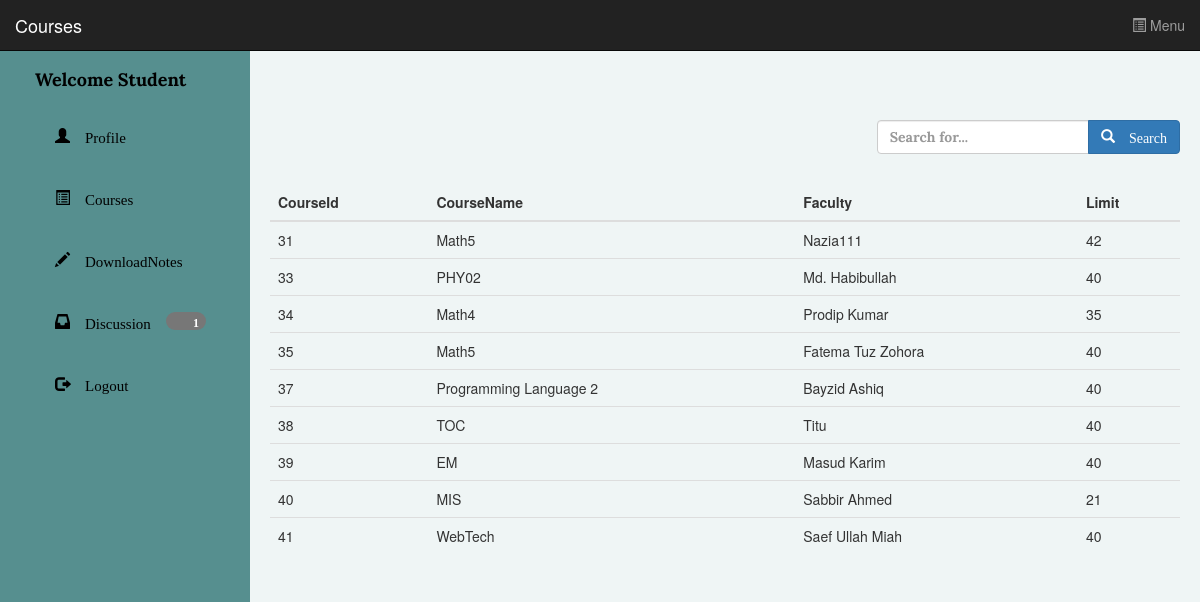
Page /scourse.php on the committed database.
### tables this page shows
CREATE TABLE IF NOT EXISTS `courses` (
`cid` int(222) NOT NULL,
  `cname` varchar(222) NOT NULL,
  `cfaculty` varchar(222) NOT NULL,
  `climit` int(222) NOT NULL
);

### scourse.php (the view, shortened to what this page needs)
<!DOCTYPE html>
<html lang="en">
<head>
    <link href="css/bootstrap.min.css" rel="stylesheet">
    <link href="css/simple-sidebar.css" rel="stylesheet">
    <link rel="stylesheet" type="text/css" href="css/style.css">
</head>
<body style="background-color:#eff5f5;">
<nav class="navbar navbar-inverse navbar-fixed-top" role="navigation">
  <div class="container-fluid">
    <div class="navbar-header">
      <a class="navbar-brand" href="#">Courses</a>
    </div>
    <ul class="nav navbar-nav navbar-right">
      <li>
        <a href="#menu-toggle"id="menu-toggle"><span class="glyphicon glyphicon-list-alt"></span> Menu</a>
        </li>
    </ul>
  </div>
</nav>
    <div id="wrapper">
        <div id="sidebar-wrapper">
            <ul class="sidebar-nav adminlist nav nav-pills nav-stacked">
                <li class="sidebar-brand">
                    <a href="#">
                        Welcome Student
                    </a>
                </li>
                <li>
                    <a href="studentprofile.php"><span class="glyphicon glyphicon-user"> Profile </a>
                </li>
                <li>
                    <a href="scourse.php"><span class="glyphicon glyphicon-list-alt"> Courses</a>
                </li>
                <li>
                    <a href="downnotes.php"><span class="glyphicon glyphicon-pencil"> DownloadNotes</a>
                </li>
                <li>
                    <a href="discuss.php"data-toggle="tooltip" title="Hey!check your inbox"><span class="glyphicon glyphicon-inbox"> Discussion <span class="badge">1</span></a>
                </li>
                <li>
                    <a href="index.php"><span class="glyphicon glyphicon-log-out"> Logout</a>
                </li>
            </ul>
        </div>
        <div id="page-content-wrapper">
            <div class="container-fluid">
                <div class="row adfacultylist">
                    <div class="col-md-8">
                    </div>
                        <div class="col-md-offset-4">
                            <div class="input-group">
                                <input type="text" class="form-control"placeholder="Search for...">
                                <span class="input-group-btn">
                                <button class="btn btn-primary" type="button"><span class="glyphicon glyphicon-search"> Search</button>
                                </span>
                            </div>
                        </div>
                    </div>
                <div class="row">
                  <table class="table table-hover" style="margin-top:30px;">
                    <thead>
                      <tr>
                        <th>CourseId</th>
                        <th>CourseName</th>
                        <th>Faculty</th>
                        <th>Limit</th>
                      </tr>
                    </thead>
      			<tbody>
      				<?php
      				$result=mysql_query("SELECT * from courses");
			          while($row = mysql_fetch_assoc($result))
			          {
						 echo "<tr>";
			              echo "<td>".$row['cid']."</td>";
			              echo "<td>".$row['cname']."</td>";
			              echo "<td>".$row['cfaculty']."</td>";
			              echo "<td>".$row['climit']."</td>";
					}
					?>
        			</tbody>
        			</table>
                </div>
        </div>
        </div>
</body>
</html>

### css/simple-sidebar.css (style rules this page uses)
#wrapper { padding-left: 0; -webkit-transition: all 0.5s ease; -moz-transition: all 0.5s ease; -o-transition: all 0.5s ease; transition: all 0.5s ease; }
#sidebar-wrapper { z-index: 1000; position: fixed; left: 250px; width: 0; height: 100%; margin-left: -250px; overflow-y: auto; background: #000; -webkit-transition: all 0.5s ease; -moz-transition: all 0.5s ease; -o-transition: all 0.5s ease; transition: all 0.5s ease; }
#page-content-wrapper { width: 100%; position: absolute; padding: 15px; }
.sidebar-nav { position: absolute; top: 0; width: 250px; margin: 0; padding: 0; list-style: none; }
.sidebar-nav li { text-indent: 20px; line-height: 40px; }
.sidebar-nav li a { display: block; text-decoration: none; color: #999999; }
.sidebar-nav > .sidebar-brand { height: 65px; font-size: 18px; line-height: 60px; }
.sidebar-nav > .sidebar-brand a { color: #999999; }
@media (min-width:768px) { #wrapper { padding-left: 250px; } }
@media (min-width:768px) { #sidebar-wrapper { width: 250px; } }
@media (min-width:768px) { #page-content-wrapper { padding: 20px; position: relative; } }

### css/style.css (style rules this page uses)
#sidebar-wrapper { background-color: #3366ff; }
#sidebar-wrapper li a { color: black; }
.adminlist { margin-top: 40px; }
#sidebar-wrapper { background-color: #568f8f; font-weight: bold; font-family: 'Lora', serif; font-size: 15px; }
.adfacultylist { margin-top: 100px; font-size: 15px; font-weight: bold; font-family: 'Lora', serif; }

### rows in the picture
courses: cid "31", cname "Math5", cfaculty "Nazia111", climit "42"
courses: cid "33", cname "PHY02", cfaculty "Md. Habibullah", climit "40"
courses: cid "34", cname "Math4", cfaculty "Prodip Kumar", climit "35"
courses: cid "35", cname "Math5", cfaculty "Fatema Tuz Zohora", climit "40"
courses: cid "37", cname "Programming Language 2", cfaculty "Bayzid Ashiq", climit "40"
courses: cid "38", cname "TOC", cfaculty "Titu", climit "40"
courses: cid "39", cname "EM", cfaculty "Masud Karim", climit "40"
courses: cid "40", cname "MIS", cfaculty "Sabbir Ahmed", climit "21"
courses: cid "41", cname "WebTech", cfaculty "Saef Ullah Miah", climit "40"
